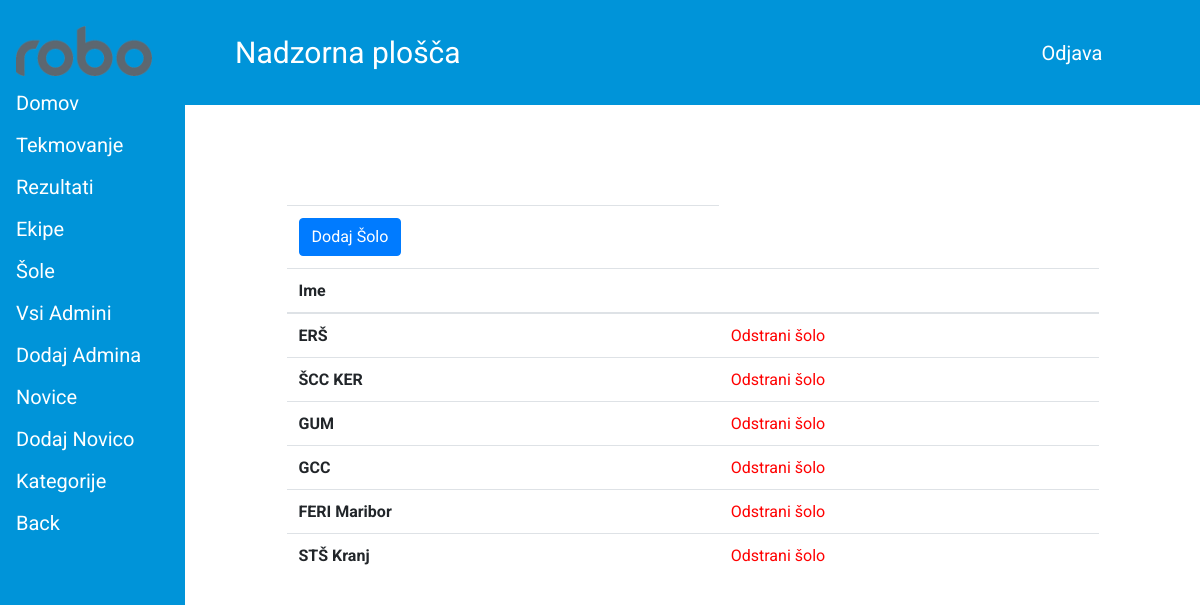
The app's page /admin/admin-schools.php (signed in) with its own data.
### tables this page shows
CREATE TABLE `schools` (
  `id` int(11) NOT NULL,
  `sname` char(100) DEFAULT NULL
);

### admin/admin-schools.php (the view, shortened to what this page needs)
<?php
if ($_SESSION['loggedin'] == true) {
    require("../db.php");
?>
<!DOCTYPE html>
<html lang="sl">
<head>
    <link rel="stylesheet" href="../css/schools.css">
    <link rel="stylesheet" href="../css/admin-users.css">
    <link rel="stylesheet" href="https://cdn.jsdelivr.net/npm/bootstrap@4.4.1/dist/css/bootstrap.min.css">
</head>
<body>
    <div id="page-container">
        <?php include 'admin-header.php'; ?>
        <table class="table">
        <thead>
            <tr>
            <td scope="col"><button type="button" class="btn mr-md-2 mb-md-0 mb-2 btn-primary" onclick="window.location.href='../school-add.php'">Dodaj Šolo</button></td>
            </tr>
            <tr>
            <th scope="col">Ime</th>
            <th scope="col"></th>
            </tr>
        </thead>
        <tbody>
            <?php
            $sql = "SELECT * FROM schools";
            $result=mysqli_query($conn, $sql);
            while ($row= mysqli_fetch_array($result)){
            echo'<tr>
                <th scope="row">'.$row['sname'].'</th>
                <td><a id="del" href="admin-delete-school.php?s-id='.$row['id'].'">Odstrani šolo</a></td>
                </tr>';}
            ?>
        </tbody>
        </table>
    </div>
</body>
</html>
<?php
}
else {
    header("Location: ../index.php");
	exit();
}
?>

### css/schools.css (style rules this page uses)
body { margin: 0px; padding: 0px; font-family: roboto, "Roboto"; width: 100%; background-color: #0094d9; }
#del { text-decoration: none; color: red; }

### css/admin-users.css (style rules this page uses)
body { margin: 0px; padding: 0px; font-family: roboto, "Roboto" !important; width: 100%; background-color: #eaeaea; }
.table { width: 70% !important; margin-left: auto !important; margin-right: auto !important; margin-top: 10px; }
@media (min-width: 1070px) { .table { width: 80% !important; margin-left: auto !important; margin-right: auto !important; margin-top: 100px; } }

### css/admin-header.css (style rules this page uses)
@media (min-width: 1070px) { #page-container { margin-left: 185px; padding: 0px 0px; } }

### records on screen
schools: sname "ERŠ"
schools: sname "ŠCC KER"
schools: sname "GUM"
schools: sname "GCC"
schools: sname "FERI Maribor"
schools: sname "STŠ Kranj"
